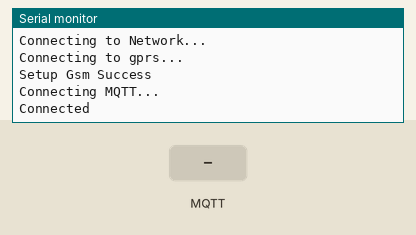
Recording of a sketch running on a simulated ESP32. Parts: the last lines printed to the serial monitor. The inputs (shaded band) are chosen by the test bench. No MQTT or app messages arrive unless stated.

Above: at 1.2 s.
1.3 s: MQTT message "1" arrives on the first subscribed topic
At 2.3 s:
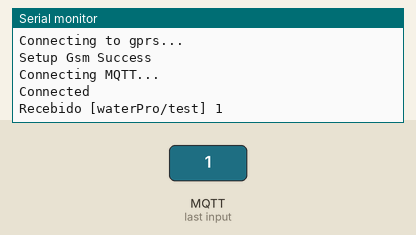
2.8 s: MQTT message "on" arrives on the first subscribed topic
At 3.4 s:
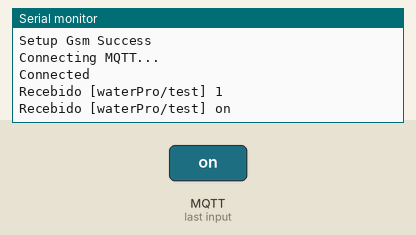
5.8 s: MQTT message "off" arrives on the first subscribed topic
At 6.9 s:
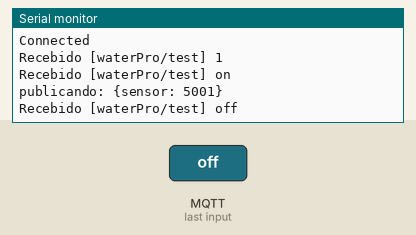

The sketch:

mqtt_gprs.ino
```cpp
#define TINY_GSM_MODEM_SIM800
#include <TinyGsmClient.h>
#include <PubSubClient.h>

char* broker =  "test.mosquitto.org";
char* user = "gatewayWaterPro";
char* password = "";

TinyGsm modemGsm(Serial2);
TinyGsmClient gsmClient(modemGsm);
PubSubClient client(gsmClient);

void callback(char*, byte*, unsigned int);
void reconnect();
void setupGsm();

void setup() {
  Serial.begin(9600);
  Serial2.begin(9600);
  setupGsm();

  client.setServer(broker, 1883);
  client.setCallback(callback);
}

unsigned long t;
String msg;

void loop() {
  if(!client.connected())
  {
    reconnect();
  }

  client.loop();

  if(millis() - t > 5000)
  {
    t = millis();
    msg = "";
    msg += "{";
    msg += "sensor: ";
    msg += t;
    msg += "}";
    Serial.println("publicando: " + msg);
    client.publish("WaterPro/sensors", msg.c_str());
  }
}

void callback(char* topic, byte* payload, unsigned int length)
{
  Serial.print("Recebido [");
  Serial.print(topic);
  Serial.print("] ");
  String s = "";
  for (int i = 0; i < length; i++)
  {
    s+= (char)payload[i];
  }
  Serial.println(s);
}

void setupGsm()
{
  Serial.println("Setup GSM...");

  Serial.println(modemGsm.getModemInfo());

  if(!modemGsm.restart())
  {
    Serial.println("Restarting gsm modem failed");
    delay(10000);
    ESP.restart();
    return;
  }

  Serial.println("Connecting to Network...");

  if(!modemGsm.waitForNetwork())
  {
    Serial.println("Failed to connect to network");
    delay(10000);
    ESP.restart();
    return;
  }
  Serial.println("Connecting to gprs...");
  const char apn[] = "claro.com.br";
  const char gprsUser[] = "claro";
  const char pass[] = "claro";

  if(!modemGsm.gprsConnect(apn, gprsUser, pass))
  {
    Serial.println("Gprs connection failed");
    delay(10000);
    ESP.restart();
    return;
  }

  Serial.println("Setup Gsm Success");
}

void reconnect()
{
  while(!client.connected())
  {
    Serial.println("Connecting MQTT...");
    if(client.connect(user))
    {
      Serial.println("Connected");

      client.subscribe("waterPro/test");
    }
    else
    {
      Serial.print("Failed to connect to mqtt...");
      delay(10000);
      ESP.restart();
    }
  }
}
```

Measured:
- after the input at 1.3 s, the serial monitor: prints a new line at once (image 1)
- after the input at 2.8 s, the serial monitor: prints a new line at once (image 2)
- after the input at 5.8 s, the serial monitor: prints a new line at once (image 3)
